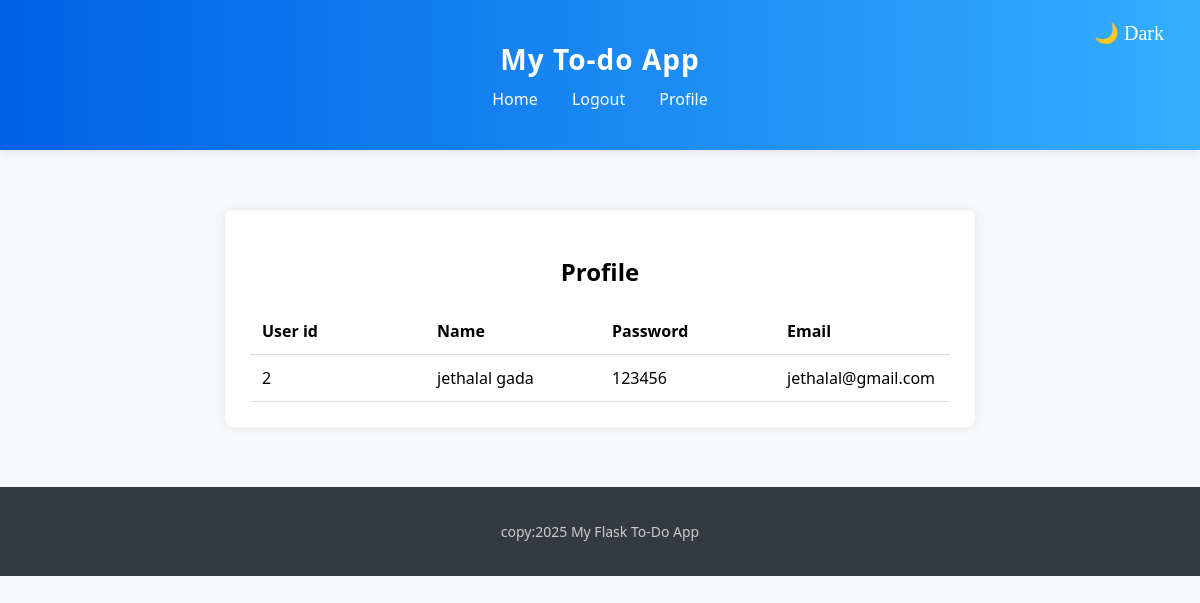
Screenshot of /profile (signed in) with the database file from the repository.
### app/models.py (models this page shows)
class Register(db.Model):
    __tablename__='register'
    uid=db.Column(db.Integer,primary_key=True)
    username=db.Column(db.String(100),nullable=False)
    password=db.Column(db.String(100),nullable=False)
    email=db.Column(db.String(200),unique=True)
    role=db.Column(db.String(20),default="user")
    tasks = db.relationship('Task', backref='user', lazy=True)

### app/routes/tasks.py (the view)
@tasks_bp.route('/profile')
def profile():
    if 'user_id' not in session:
        return redirect(url_for('auth.login'))
    else:
        user = Register.query.filter_by(uid=session['user_id']).first()
        return render_template('profile.html',data=user)

### app/templates/profile.html (shortened to what this page needs)
{% extends "base.html" %}
{% block content %}
<div class="task-box" style="word-wrap: break-word;
    word-break: break-word;
    white-space: normal;" >
    <h2 style="text-align: center;">Profile</h2>
    <table class="task-table">
            <thead>
                <tr>
                    <th>User id</th>
                    <th>Name</th>
                    <th>Password</th>
                    <th>Email</th>
                </tr>
            </thead>
            <tbody>
                <tr>
                    <td>{{data.uid}}</td>
                    <td>{{data.username}}</td>
                    <td>{{data.password}}</td>
                    <td>{{data.email}}</td>
                </tr>
            </tbody>
        </table>
</div>
{% endblock %}

### app/static/style.css (style rules this page uses)
body { margin:0; font-family:'Segoe UI', Tahoma, Geneva, Verdana, sans-serif; background-color: #f8f9fa; }
.task-box { max-width: 700px; margin: 40px auto; background-color: white; padding: 25px; border-radius: 8px; box-shadow: 0 0 10px rgba(0,0,0,0.1); }
.task-table { width: 100%; border-collapse: collapse; table-layout: fixed; }
.task-table th, .task-table td { text-align: left; padding: 12px; border-bottom: 1px solid #ddd; }
.task-table th { background: color #f2f2f2; ; }

### rows the page displays
Register: uid "2", username "jethalal gada", password "123456", email "jethalal@gmail.com"

### other values shown
{{ 2025 }} "2025"
